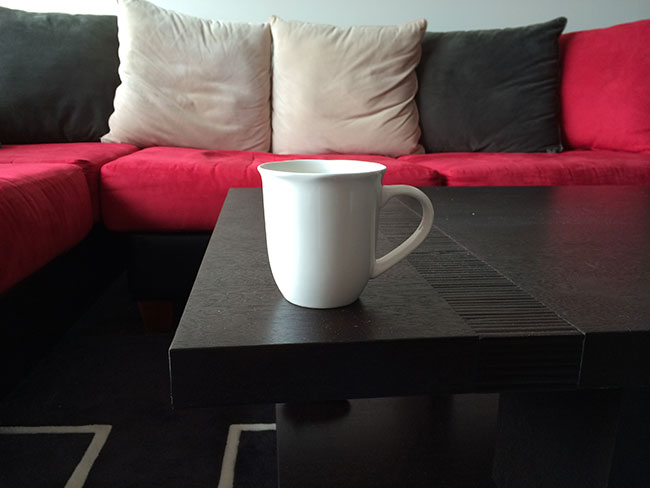
#> input picture 01_objectDetectionTemplateMatch/input/source_01.jpg, 650 x 488 px, found by its file name
$ python template_matching.py --source source_01.jpg --template template.jpg
#> lines starting #> are read from the running program, lines starting #| are printed output that depends on the picture; after the words box and inside, x2 and y2 are one past the last pixel; in counts of white or black regions, pixels touching at a corner belong together
# USAGE
# python template_matching.py --source source_01.jpg --template template.jpg

# import the necessary packages
import argparse
import cv2

# construct the argument parser and parse the arguments
ap = argparse.ArgumentParser()
ap.add_argument("-s", "--source", required=True, help="Path to the source image")
ap.add_argument("-t", "--template", required=True, help="Path to the template image")
args = vars(ap.parse_args())

# load the source and template image
source = cv2.imread(args["source"])
#> source is the input picture: shape (488, 650, 3); mean B, G, R 64.3, 63.3, 82.3
template = cv2.imread(args["template"])
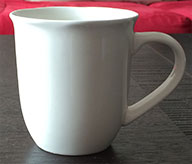
#> input picture 01_objectDetectionTemplateMatch/input/template.jpg, 192 x 164 px, found by its file name
#> template is the input picture: shape (164, 192, 3); mean B, G, R 118.6, 119.9, 133.8
(tempH, tempW) = template.shape[:2]
#> tempH = 164; tempW = 192

# find the template in the source image
result = cv2.matchTemplate(source, template, cv2.TM_CCOEFF)
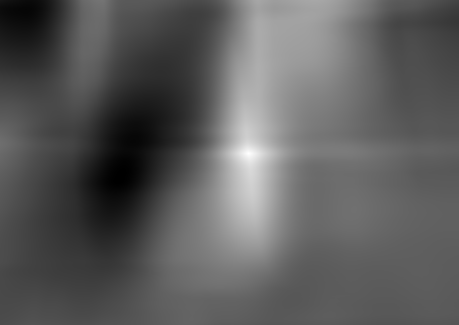
#> result: shape (325, 459) float32; min -230463424, max 476111008, mean 26815632; drawn with min black and max white
(minVal, maxVal, minLoc, (x, y)) = cv2.minMaxLoc(result)
#> minVal = -230463424; maxVal = 476111008; minLoc = (118, 180); x = 248; y = 153

# draw the bounding box on the source image
cv2.rectangle(source, (x, y), (x + tempW, y + tempH), (0, 255, 0), 2)
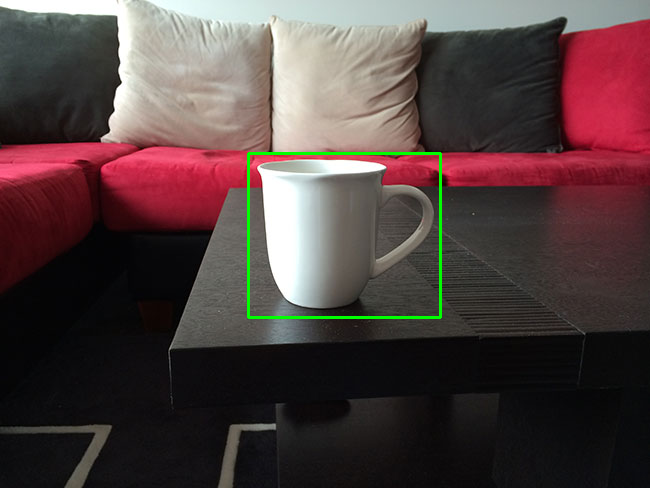
#> source: shape (488, 650, 3); 0.67% of pixels changed, all inside (x1, y1, x2, y2) = (247, 152, 442, 319)

print("{} and {}".format(x,y))
#| 248 and 153

# show the images
cv2.imshow("Source", source)
cv2.imshow("Template", template)
cv2.waitKey(0)
